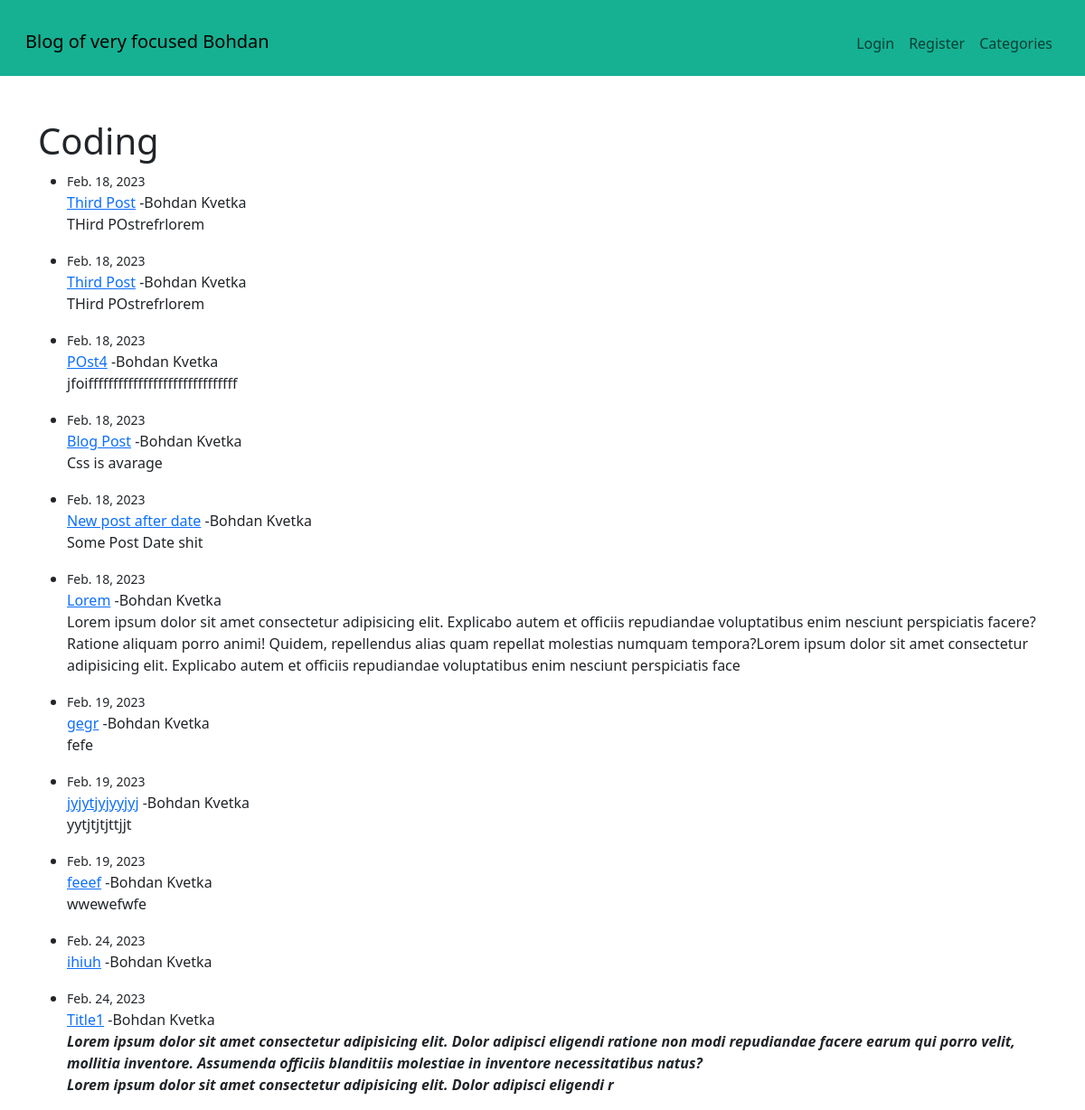
/category/coding/, run on the app's committed database.
### bohdanwebsite/models.py (models this page shows, shortened)
class Post(models.Model):
    title = models.CharField(max_length=255)
    header_image = models.ImageField(null = True,blank = True,upload_to="images/")
    title_tag = models.CharField(max_length=255)
    author = models.ForeignKey(User,on_delete = models.CASCADE)
    body = RichTextField(blank=True,null=True)
    post_date = models.DateField(auto_now_add=True)
    category = models.CharField(max_length=255,default='coding')
    likes = models.ManyToManyField(User,related_name='blog_posts')

### bohdanwebsite/views.py (the view)
# urls.py: path('category/<str:cats>/', CategoryView, name = 'category'),
def CategoryView(request,cats):
    category_posts = Post.objects.filter(category=cats.replace('-',' '))
    return render(request,'categories.html',{'cats':cats.title().replace('-',' '),'category_posts':category_posts})

### bohdanwebsite/templates/categories.html (shortened to what this page needs)
{% extends 'base.html' %}
{% block content%}
{%if category_posts %}
<br/>
    <h1  > {{cats}}</h1>
{%for post in category_posts  %}
<ul>
   <li><small>{{post.post_date}}</small><br/><a href="{%url 'article-detail' post.pk%}">
            {{post.title}}</a>
            -{{post.author.first_name}}
            {{post.author.last_name}}
            <br/>
            {{post.body|slice:"381"|safe}}
        </li>
    </ul>
{%endfor%}
{%else%}
<h2>This page does not exist</h2>
{%endif%}
{% endblock %}

### bohdanwebsite/templates/base.html (shortened to what this page needs)
<!doctype html>
<html lang="en">
  <head>
    <link href="https://cdn.jsdelivr.net/npm/bootstrap@5.3.0-alpha1/dist/css/bootstrap.min.css" rel="stylesheet">
    <link rel="stylesheet" href="mystyle.css">
  </head>
  <body>
    <nav class="navbar sticky-top navbar-expand-lg navbar-nav pt-4 pb-3 p-3" style="background-color: #15b192;">
        <div class="container-fluid">
          <a class="navbar-brand" href="{%url 'home'%}">Blog of very focused Bohdan</a>
          <div class="collapse navbar-collapse justify-content-end" id="navbarSupportedContent">
            <ul class="navbar-nav mr-5 mt-1 ">
           {%  if user.is_authenticated%}
           <li class="nav-item">
            <a class="nav-link" href="{% url 'add-post' %}">Add Post</a>
           </li>
           <li class="nav-item">
            <a class="nav-link" href="{% url 'add-category' %}">Add Category</a>
           </li>
           <li class="nav-item">
            <a class="nav-link" href="{% url 'logout' %}">Logout</a>
          </li>
          <li class="nav-item">
            <a class="nav-link" href="{% url 'edit_profile' %}">Edit Profile</a>
          </li>
           {%else%}
           <li class="nav-item">
            <a class="nav-link" href="{% url 'login' %}">Login</a>
          </li>
          <li class="nav-item">
            <a class="nav-link" href="{% url 'register' %}">Register</a>
          </li>
           {%endif%}
              {%if cat_menu %}
              <li class="nav-item dropdown">
                <a class="nav-link dropdown-toggle" href="#" role="button" data-bs-toggle="dropdown" aria-expanded="false">
                  Categories
                </a>
                <ul class="dropdown-menu">
                  {%for item in cat_menu%}
                  <li><a class="dropdown-item" href="{% url 'category' item|slugify %}">
                  {{item}} </a></li>
                  {%endfor%}
                  <li><hr class="dropdown-divider"></li>
                </ul>
              </li>
              {%else%}
              <li class="nav-item">
                <a class="nav-link" href="{% url 'category-list' %}">Categories</a>
              </li>
            {%endif%}
            </ul>
          </div>
        </div>
      </nav>
    <br>
    <div class="container">
        {% block content%}
        {% endblock %}
    </div>
  </body>
</html>

### data on the page
Post: post_date "Feb. 18, 2023", title "Third Post", author.first_name "Bohdan", author.last_name "Kvetka", body "THird POstrefrlorem"
Post: post_date "Feb. 18, 2023", title "Third Post", author.first_name "Bohdan", author.last_name "Kvetka", body "THird POstrefrlorem"
Post: post_date "Feb. 18, 2023", title "POst4", author.first_name "Bohdan", author.last_name "Kvetka", body "jfoiffffffffffffffffffffffffffffff"
Post: post_date "Feb. 18, 2023", title "Blog Post", author.first_name "Bohdan", author.last_name "Kvetka", body "Css is avarage"
Post: post_date "Feb. 18, 2023", title "New post after date", author.first_name "Bohdan", author.last_name "Kvetka", body "Some Post Date shit"
Post: post_date "Feb. 18, 2023", title "Lorem", author.first_name "Bohdan", author.last_name "Kvetka", body "Lorem ipsum dolor sit amet consectetur adipisicing elit. Explicabo autem et officiis repudiandae voluptatibus enim nesciunt perspiciatis facere? Ratione aliquam porro animi! Quidem, repellendus alias quam repellat molestias numquam tempora?Lorem ipsum dolor sit amet consectetur adipisicing elit. Explicabo autem et officiis repudiandae voluptatibus enim nesciunt perspiciatis face"
Post: post_date "Feb. 19, 2023", title "gegr", author.first_name "Bohdan", author.last_name "Kvetka", body "fefe"
Post: post_date "Feb. 19, 2023", title "jyjytjyjyyjyj", author.first_name "Bohdan", author.last_name "Kvetka", body "yytjtjtjttjjt"
Post: post_date "Feb. 19, 2023", title "feeef", author.first_name "Bohdan", author.last_name "Kvetka", body "wwewefwfe"
Post: post_date "Feb. 24, 2023", title "ihiuh", author.first_name "Bohdan", author.last_name "Kvetka"
Post: post_date "Feb. 24, 2023", title "Title1", author.first_name "Bohdan", author.last_name "Kvetka", body "Lorem ipsum dolor sit amet consectetur adipisicing elit. Dolor adipisci eligendi ratione non modi repudiandae facere earum qui porro velit, mollitia inventore. Assumenda officiis blanditiis molestiae in inventore necessitatibus natus? Lorem ipsum dolor sit amet consectetur adipisicing elit. Dolor adipisci eligendi r"

### other printed values
{{ cats }} "Coding"
